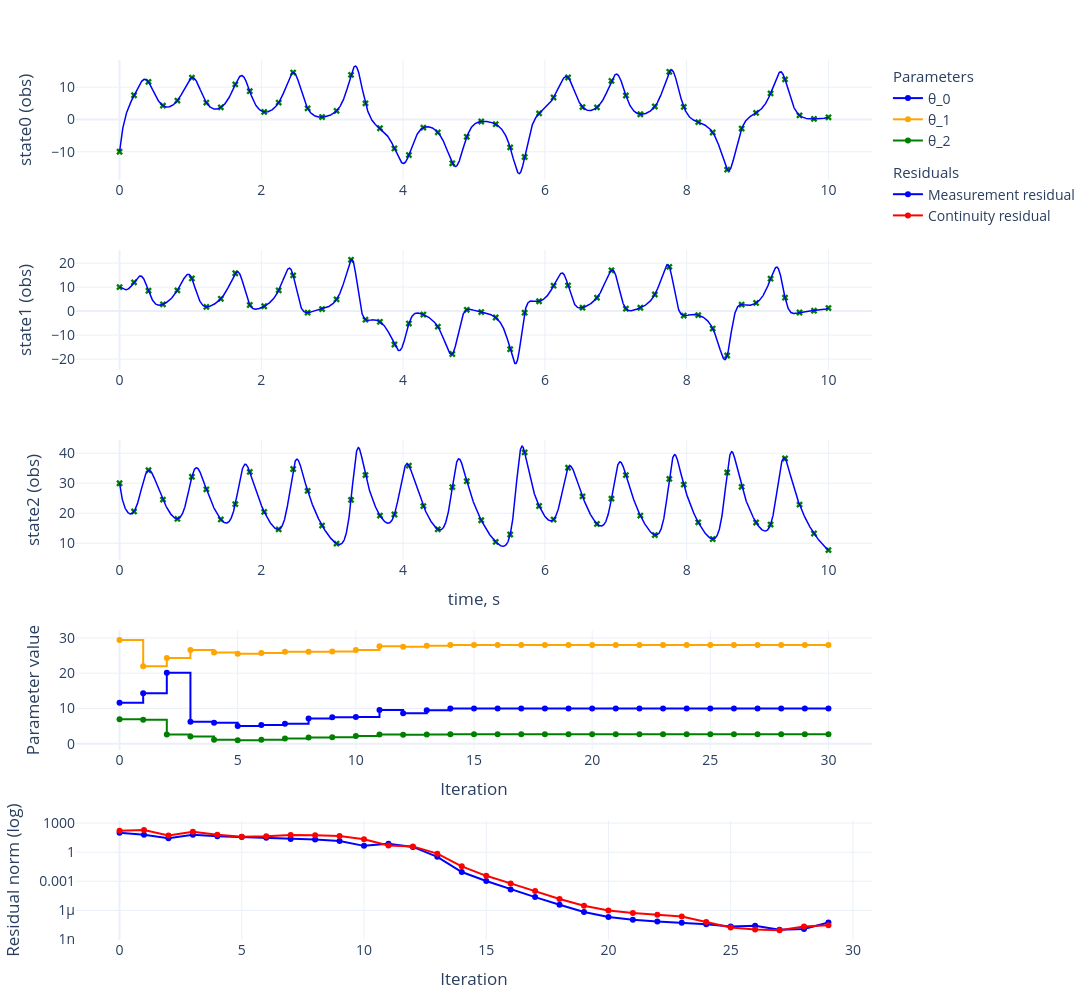

Write notebook code for a chart like this one.
### Code cell
plot_solution(
    problem = problem, 
    theta_hist = theta_hist,
    plot_xy=1,
    plot_theta=True,
    plot_trajectory=0,
    plot_true_solution=False,
    plot_residuals=True,
    plot_measurements = 1,
    r_meas_hist=r_meas_hist,
    r_cont_hist=r_cont_hist,
    index=-1,
    theta_true=None,
    # ci_low_hist=ci_low_hist,    # <-- добавить
    # ci_high_hist=ci_high_hist,  # <-- добавить
    #state_names=['a_y', 'w_z'],
    #param_names=['C<sub>f</sub>', 'C<sub>r</sub>', 'a<sub>rel</sub>', 'I<sub>norm</sub>']
   # param_names=[f'θ_{i}' for i in range( system.np)]
)

### Figure 1 — Plotly figure (JSON) as saved in the notebook; plotly's stock layout.template omitted (floating-point values rounded to 4 significant figures; data arrays with more than 128 entries replaced by an {"elided": "..."} marker saying what was removed)
{"data": [{"marker": {"color": "green", "size": 6, "symbol": "x"}, "mode": "markers", "name": "meas", "showlegend": false, "type": "scatter", "x": [0.0, 0.2041, 0.4082, 0.6122, 0.8163, 1.02, 1.224, 1.429, 1.633, 1.837, 2.041, 2.245, 2.449, 2.653, 2.857, 3.061, 3.265, 3.469, 3.673, 3.878, 4.082, 4.286, 4.49, 4.694, 4.898, 5.102, 5.306, 5.51, 5.714, 5.918, 6.122, 6.327, 6.531, 6.735, 6.939, 7.143, 7.347, 7.551, 7.755, 7.959, 8.163, 8.367, 8.571, 8.776, 8.98, 9.184, 9.388, 9.592, 9.796, 10.0], "xaxis": "x", "y": [-10.0, 7.49, 11.63, 4.264, 5.826, 12.95, 5.204, 3.738, 10.84, 8.744, 2.322, 5.209, 14.51, 3.433, 0.7368, 2.658, 13.81, 4.98, -2.726, -8.977, -11.02, -2.52, -3.99, -13.57, -5.37, -0.6332, -1.48, -8.653, -11.63, 1.865, 6.786, 12.98, 3.835, 3.733, 11.95, 7.402, 1.61, 4.007, 14.74, 3.873, -0.8434, -4.046, -15.53, -2.817, 2.023, 8.056, 12.4, 1.255, 0.1615, 0.6642], "yaxis": "y"}, {"marker": {"color": "green", "size": 6, "symbol": "x"}, "mode": "markers", "name": "meas", "showlegend": false, "type": "scatter", "x": [0.0, 0.2041, 0.4082, 0.6122, 0.8163, 1.02, 1.224, 1.429, 1.633, 1.837, 2.041, 2.245, 2.449, 2.653, 2.857, 3.061, 3.265, 3.469, 3.673, 3.878, 4.082, 4.286, 4.49, 4.694, 4.898, 5.102, 5.306, 5.51, 5.714, 5.918, 6.122, 6.327, 6.531, 6.735, 6.939, 7.143, 7.347, 7.551, 7.755, 7.959, 8.163, 8.367, 8.571, 8.776, 8.98, 9.184, 9.388, 9.592, 9.796, 10.0], "xaxis": "x2", "y": [10.0, 11.99, 8.485, 2.819, 8.636, 13.6, 1.757, 5.14, 15.78, 2.555, 2.02, 8.657, 14.88, -0.6202, 0.8541, 4.888, 21.37, -3.57, -4.462, -13.91, -5.179, -1.432, -6.48, -17.88, 0.5472, -0.3845, -2.661, -15.86, -0.6634, 4.104, 10.59, 10.72, 1.416, 5.584, 16.99, 1.008, 1.41, 6.925, 18.45, -1.857, -1.675, -7.271, -18.5, 2.71, 3.391, 13.5, 5.602, -0.5816, 0.1808, 1.271], "yaxis": "y2"}, {"marker": {"color": "green", "size": 6, "symbol": "x"}, "mode": "markers", "name": "meas", "showlegend": false, "type": "scatter", "x": [0.0, 0.2041, 0.4082, 0.6122, 0.8163, 1.02, 1.224, 1.429, 1.633, 1.837, 2.041, 2.245, 2.449, 2.653, 2.857, 3.061, 3.265, 3.469, 3.673, 3.878, 4.082, 4.286, 4.49, 4.694, 4.898, 5.102, 5.306, 5.51, 5.714, 5.918, 6.122, 6.327, 6.531, 6.735, 6.939, 7.143, 7.347, 7.551, 7.755, 7.959, 8.163, 8.367, 8.571, 8.776, 8.98, 9.184, 9.388, 9.592, 9.796, 10.0], "xaxis": "x3", "y": [30.0, 20.61, 34.32, 24.54, 18.12, 32.16, 27.97, 17.95, 23.04, 33.77, 20.45, 14.65, 34.73, 27.45, 15.92, 9.903, 24.45, 32.72, 19.22, 19.6, 35.87, 22.38, 14.67, 28.72, 30.68, 17.67, 10.47, 12.93, 40.26, 22.42, 17.92, 35.15, 25.61, 16.45, 24.86, 32.71, 19.23, 12.76, 31.44, 29.54, 16.99, 11.42, 33.58, 28.79, 16.93, 16.24, 38.23, 22.88, 13.27, 7.738], "yaxis": "y3"}, {"line": {"color": "blue", "width": 1.5}, "mode": "lines", "name": "batch 0", "showlegend": false, "type": "scatter", "x": {"elided": "500 float values"}, "xaxis": "x", "y": {"elided": "500 float values"}, "yaxis": "y"}, {"line": {"color": "blue", "width": 1.5}, "mode": "lines", "name": "batch 0", "showlegend": false, "type": "scatter", "x": {"elided": "500 float values"}, "xaxis": "x2", "y": {"elided": "500 float values"}, "yaxis": "y2"}, {"line": {"color": "blue", "width": 1.5}, "mode": "lines", "name": "batch 0", "showlegend": false, "type": "scatter", "x": {"elided": "500 float values"}, "xaxis": "x3", "y": {"elided": "500 float values"}, "yaxis": "y3"}, {"line": {"color": "blue", "width": 1.5}, "mode": "lines", "showlegend": false, "type": "scatter", "x": {"elided": "500 float values"}, "xaxis": "x", "y": {"elided": "500 float values"}, "yaxis": "y"}, {"line": {"color": "blue", "width": 1.5}, "mode": "lines", "showlegend": false, "type": "scatter", "x": {"elided": "500 float values"}, "xaxis": "x2", "y": {"elided": "500 float values"}, "yaxis": "y2"}, {"line": {"color": "blue", "width": 1.5}, "mode": "lines", "showlegend": false, "type": "scatter", "x": {"elided": "500 float values"}, "xaxis": "x3", "y": {"elided": "500 float values"}, "yaxis": "y3"}, {"line": {"color": "blue", "width": 1.5}, "mode": "lines", "showlegend": false, "type": "scatter", "x": {"elided": "500 float values"}, "xaxis": "x", "y": {"elided": "500 float values"}, "yaxis": "y"}, {"line": {"color": "blue", "width": 1.5}, "mode": "lines", "showlegend": false, "type": "scatter", "x": {"elided": "500 float values"}, "xaxis": "x2", "y": {"elided": "500 float values"}, "yaxis": "y2"}, {"line": {"color": "blue", "width": 1.5}, "mode": "lines", "showlegend": false, "type": "scatter", "x": {"elided": "500 float values"}, "xaxis": "x3", "y": {"elided": "500 float values"}, "yaxis": "y3"}, {"line": {"color": "blue", "width": 1.5}, "mode": "lines", "showlegend": false, "type": "scatter", "x": {"elided": "500 float values"}, "xaxis": "x", "y": {"elided": "500 float values"}, "yaxis": "y"}, {"line": {"color": "blue", "width": 1.5}, "mode": "lines", "showlegend": false, "type": "scatter", "x": {"elided": "500 float values"}, "xaxis": "x2", "y": {"elided": "500 float values"}, "yaxis": "y2"}, {"line": {"color": "blue", "width": 1.5}, "mode": "lines", "showlegend": false, "type": "scatter", "x": {"elided": "500 float values"}, "xaxis": "x3", "y": {"elided": "500 float values"}, "yaxis": "y3"}, {"line": {"color": "blue", "width": 1.5}, "mode": "lines", "showlegend": false, "type": "scatter", "x": {"elided": "500 float values"}, "xaxis": "x", "y": {"elided": "500 float values"}, "yaxis": "y"}, {"line": {"color": "blue", "width": 1.5}, "mode": "lines", "showlegend": false, "type": "scatter", "x": {"elided": "500 float values"}, "xaxis": "x2", "y": {"elided": "500 float values"}, "yaxis": "y2"}, {"line": {"color": "blue", "width": 1.5}, "mode": "lines", "showlegend": false, "type": "scatter", "x": {"elided": "500 float values"}, "xaxis": "x3", "y": {"elided": "500 float values"}, "yaxis": "y3"}, {"line": {"color": "blue", "width": 1.5}, "mode": "lines", "showlegend": false, "type": "scatter", "x": {"elided": "500 float values"}, "xaxis": "x", "y": {"elided": "500 float values"}, "yaxis": "y"}, {"line": {"color": "blue", "width": 1.5}, "mode": "lines", "showlegend": false, "type": "scatter", "x": {"elided": "500 float values"}, "xaxis": "x2", "y": {"elided": "500 float values"}, "yaxis": "y2"}, {"line": {"color": "blue", "width": 1.5}, "mode": "lines", "showlegend": false, "type": "scatter", "x": {"elided": "500 float values"}, "xaxis": "x3", "y": {"elided": "500 float values"}, "yaxis": "y3"}, {"line": {"color": "blue", "width": 1.5}, "mode": "lines", "showlegend": false, "type": "scatter", "x": {"elided": "500 float values"}, "xaxis": "x", "y": {"elided": "500 float values"}, "yaxis": "y"}, {"line": {"color": "blue", "width": 1.5}, "mode": "lines", "showlegend": false, "type": "scatter", "x": {"elided": "500 float values"}, "xaxis": "x2", "y": {"elided": "500 float values"}, "yaxis": "y2"}, {"line": {"color": "blue", "width": 1.5}, "mode": "lines", "showlegend": false, "type": "scatter", "x": {"elided": "500 float values"}, "xaxis": "x3", "y": {"elided": "500 float values"}, "yaxis": "y3"}, {"line": {"color": "blue", "width": 1.5}, "mode": "lines", "showlegend": false, "type": "scatter", "x": {"elided": "500 float values"}, "xaxis": "x", "y": {"elided": "500 float values"}, "yaxis": "y"}, {"line": {"color": "blue", "width": 1.5}, "mode": "lines", "showlegend": false, "type": "scatter", "x": {"elided": "500 float values"}, "xaxis": "x2", "y": {"elided": "500 float values"}, "yaxis": "y2"}, {"line": {"color": "blue", "width": 1.5}, "mode": "lines", "showlegend": false, "type": "scatter", "x": {"elided": "500 float values"}, "xaxis": "x3", "y": {"elided": "500 float values"}, "yaxis": "y3"}, {"line": {"color": "blue", "width": 1.5}, "mode": "lines", "showlegend": false, "type": "scatter", "x": {"elided": "500 float values"}, "xaxis": "x", "y": {"elided": "500 float values"}, "yaxis": "y"}, {"line": {"color": "blue", "width": 1.5}, "mode": "lines", "showlegend": false, "type": "scatter", "x": {"elided": "500 float values"}, "xaxis": "x2", "y": {"elided": "500 float values"}, "yaxis": "y2"}, {"line": {"color": "blue", "width": 1.5}, "mode": "lines", "showlegend": false, "type": "scatter", "x": {"elided": "500 float values"}, "xaxis": "x3", "y": {"elided": "500 float values"}, "yaxis": "y3"}, {"line": {"color": "blue", "width": 1.5}, "mode": "lines", "showlegend": false, "type": "scatter", "x": {"elided": "500 float values"}, "xaxis": "x", "y": {"elided": "500 float values"}, "yaxis": "y"}, {"line": {"color": "blue", "width": 1.5}, "mode": "lines", "showlegend": false, "type": "scatter", "x": {"elided": "500 float values"}, "xaxis": "x2", "y": {"elided": "500 float values"}, "yaxis": "y2"}, {"line": {"color": "blue", "width": 1.5}, "mode": "lines", "showlegend": false, "type": "scatter", "x": {"elided": "500 float values"}, "xaxis": "x3", "y": {"elided": "500 float values"}, "yaxis": "y3"}, {"legendgroup": "parameters", "legendgrouptitle": {"text": "Parameters"}, "line": {"color": "blue", "shape": "hv"}, "mode": "lines+markers", "name": "θ_0", "type": "scatter", "x": [0, 1, 2, 3, 4, 5, 6, 7, 8, 9, 10, 11, 12, 13, 14, 15, 16, 17, 18, 19, 20, 21, 22, 23, 24, 25, 26, 27, 28, 29, 30], "xaxis": "x4", "y": [11.6, 14.28, 20.08, 6.224, 5.926, 5.029, 5.316, 5.625, 7.168, 7.485, 7.555, 9.569, 8.659, 9.487, 9.969, 10.01, 10.0, 10.0, 10.0, 10.0, 10.0, 10.0, 10.0, 10.0, 10.0, 10.0, 10.0, 10.0, 10.0, 10.0, 10.0], "yaxis": "y4"}, {"legendgroup": "parameters", "legendgrouptitle": {"text": "Parameters"}, "line": {"color": "orange", "shape": "hv"}, "mode": "lines+markers", "name": "θ_1", "type": "scatter", "x": [0, 1, 2, 3, 4, 5, 6, 7, 8, 9, 10, 11, 12, 13, 14, 15, 16, 17, 18, 19, 20, 21, 22, 23, 24, 25, 26, 27, 28, 29, 30], "xaxis": "x4", "y": [29.41, 21.95, 24.31, 26.56, 25.86, 25.49, 25.73, 26.06, 26.04, 26.14, 26.55, 27.65, 27.49, 27.75, 27.95, 27.99, 28.0, 28.0, 28.0, 28.0, 28.0, 28.0, 28.0, 28.0, 28.0, 28.0, 28.0, 28.0, 28.0, 28.0, 28.0], "yaxis": "y4"}, {"legendgroup": "parameters", "legendgrouptitle": {"text": "Parameters"}, "line": {"color": "green", "shape": "hv"}, "mode": "lines+markers", "name": "θ_2", "type": "scatter", "x": [0, 1, 2, 3, 4, 5, 6, 7, 8, 9, 10, 11, 12, 13, 14, 15, 16, 17, 18, 19, 20, 21, 22, 23, 24, 25, 26, 27, 28, 29, 30], "xaxis": "x4", "y": [6.933, 6.765, 2.598, 2.036, 1.142, 0.9967, 1.127, 1.458, 1.746, 1.863, 2.188, 2.607, 2.528, 2.595, 2.659, 2.667, 2.667, 2.667, 2.667, 2.667, 2.667, 2.667, 2.667, 2.667, 2.667, 2.667, 2.667, 2.667, 2.667, 2.667, 2.667], "yaxis": "y4"}, {"legendgroup": "residuals", "legendgrouptitle": {"text": "Residuals"}, "line": {"color": "blue"}, "mode": "lines+markers", "name": "Measurement residual", "type": "scatter", "x": [0, 1, 2, 3, 4, 5, 6, 7, 8, 9, 10, 11, 12, 13, 14, 15, 16, 17, 18, 19, 20, 21, 22, 23, 24, 25, 26, 27, 28, 29], "xaxis": "x5", "y": [103.1, 62.09, 27.09, 61.35, 43.37, 37.14, 30.04, 23.33, 19.92, 13.97, 4.476, 7.366, 3.482, 0.3291, 0.008967, 0.001077, 0.0001463, 2.349e-05, 3.825e-06, 7.022e-07, 2.153e-07, 1.114e-07, 7.255e-08, 5.467e-08, 3.667e-08, 2.225e-08, 2.672e-08, 1.031e-08, 1.239e-08, 5.751e-08], "yaxis": "y5"}, {"legendgroup": "residuals", "line": {"color": "red"}, "mode": "lines+markers", "name": "Continuity residual", "type": "scatter", "x": [0, 1, 2, 3, 4, 5, 6, 7, 8, 9, 10, 11, 12, 13, 14, 15, 16, 17, 18, 19, 20, 21, 22, 23, 24, 25, 26, 27, 28, 29], "xaxis": "x5", "y": [163.8, 190.3, 53.83, 123.9, 63.39, 38.2, 43.61, 59.37, 54.36, 45.14, 21.79, 4.966, 3.938, 0.7059, 0.03502, 0.003664, 0.0006111, 9.802e-05, 1.518e-05, 2.995e-06, 9.913e-07, 5.51e-07, 3.519e-07, 2.408e-07, 6.326e-08, 1.741e-08, 1.081e-08, 9.023e-09, 2.182e-08, 2.879e-08], "yaxis": "y5"}], "layout": {"font": {"size": 14}, "height": 1000, "margin": {"b": 60, "l": 60, "r": 60, "t": 60}, "width": 1400, "xaxis": {"anchor": "y", "domain": [0, 1], "title": {"text": ""}}, "xaxis2": {"anchor": "y2", "domain": [0, 1], "title": {"text": ""}}, "xaxis3": {"anchor": "y3", "domain": [0, 1], "title": {"text": "time, s"}}, "xaxis4": {"anchor": "y4", "domain": [0, 1], "title": {"text": "Iteration"}}, "xaxis5": {"anchor": "y5", "domain": [0, 1], "title": {"text": "Iteration"}}, "yaxis": {"anchor": "x", "domain": [0.864, 1.0], "title": {"text": "state0 (obs)"}}, "yaxis2": {"anchor": "x2", "domain": [0.648, 0.784], "title": {"text": "state1 (obs)"}}, "yaxis3": {"anchor": "x3", "domain": [0.432, 0.568], "title": {"text": "state2 (obs)"}}, "yaxis4": {"anchor": "x4", "domain": [0.216, 0.352], "title": {"text": "Parameter value"}}, "yaxis5": {"anchor": "x5", "domain": [0, 0.136], "title": {"text": "Residual norm (log)"}, "type": "log"}}}
